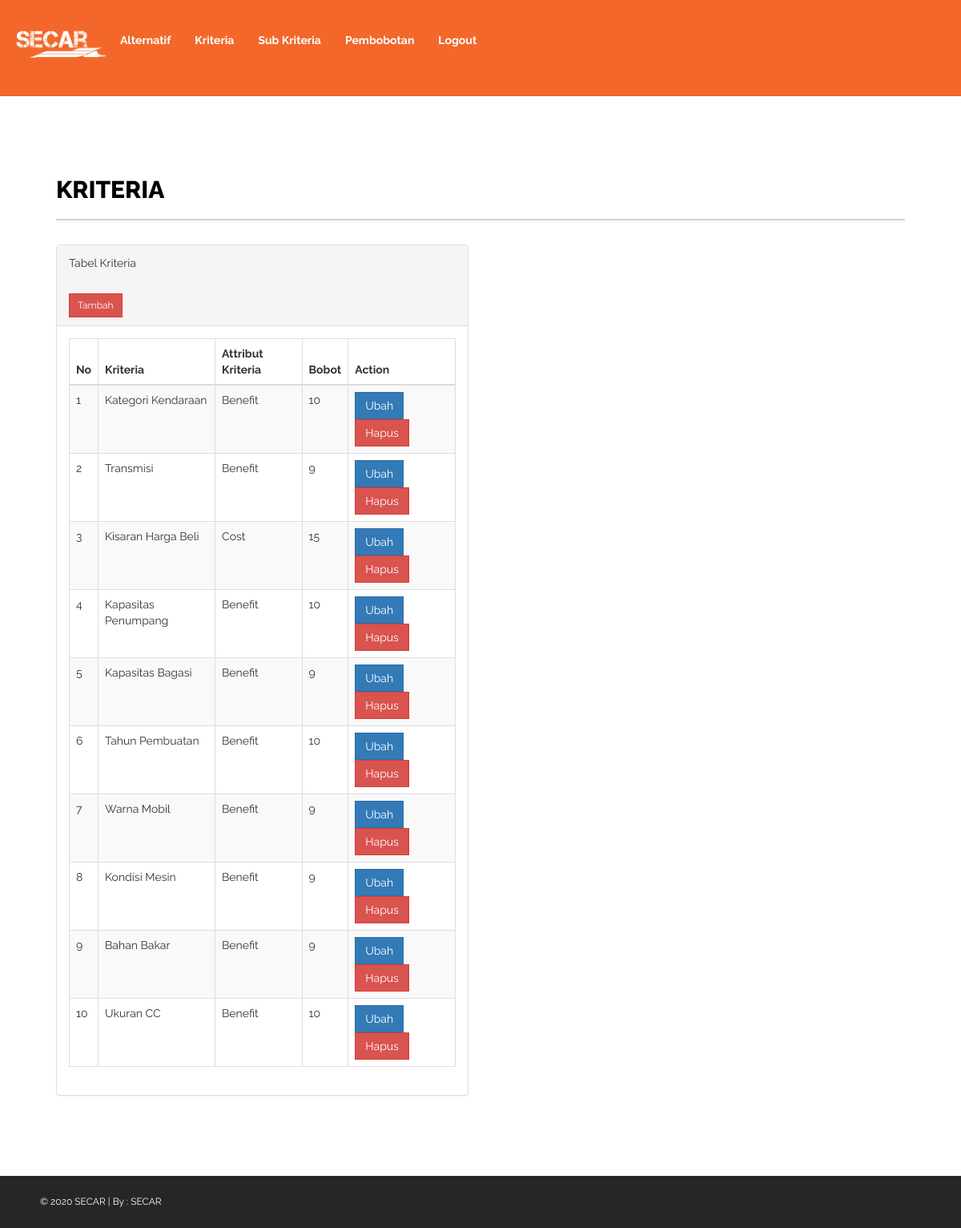
Page /kriteria.php on the committed database.
### tables this page shows
CREATE TABLE `kriteria` (
  `id_kriteria` int(11) NOT NULL,
  `Kriteria` varchar(50) NOT NULL,
  `attribut` varchar(50) NOT NULL,
  `Bobot` varchar(10) NOT NULL
);

### kriteria.php (the view, shortened to what this page needs)
<!DOCTYPE html>
<html xmlns="http://www.w3.org/1999/xhtml">
<head>
    <link rel="stylesheet" href="https://maxcdn.bootstrapcdn.com/bootstrap/3.4.0/css/bootstrap.min.css">
    <link href="assets/css/bootstrap.css" rel="stylesheet" />
    <link href="assets/css/font-awesome.css" rel="stylesheet" />
    <link href="assets/css/style.css" rel="stylesheet" />
</head>
<body>
<div class="container-fluid" style="background-color:  #F3672B;">
            <div class="navbar-header" style="background-color:  #F3672B;">
            <a href="#"><img  src="assets/img/secarputih.png" alt="" width="120px" height="120px"></a>
            </div>
            <ul class="nav navbar-nav">
                <br>
                <li><a href="alternatif.php" style="color: white;"> <b>Alternatif</b></a></li>
                <li><a href="kriteria.php" style="color: white;"> <b>Kriteria</b></a></li>
                <li><a href="subkriteria.php" style="color: white;"> <b>Sub Kriteria</b></a></li>
                <li><a href="normalisasi.php" style="color: white;"> <b>Pembobotan</b></a></li>
                <li><a href="logout.php"  style="color: white;"> <b>Logout</b></a></li>
            </ul>
        </div>
            <div id="page-inner" style="padding: 70px; ">
                <div class="row">
                    <div class="col-md-12">
                        <h1 class="page-head-line">Kriteria</h1>
                    </div>
                </div>
            <div class="row">
                <div class="col-md-6">
                    <div class="panel panel-default">
                        <div class="panel-heading">
                            Tabel Kriteria
                        &nbsp;&nbsp;&nbsp;&nbsp;&nbsp;&nbsp;&nbsp;&nbsp;&nbsp;&nbsp;&nbsp;&nbsp;&nbsp;&nbsp;&nbsp;&nbsp;&nbsp;&nbsp;&nbsp;&nbsp;&nbsp;&nbsp;&nbsp;&nbsp;&nbsp;&nbsp;&nbsp;&nbsp;&nbsp;&nbsp;&nbsp;&nbsp;&nbsp;&nbsp;&nbsp;&nbsp;&nbsp;&nbsp;&nbsp;&nbsp;&nbsp;&nbsp;&nbsp;&nbsp;&nbsp;&nbsp;&nbsp;&nbsp;&nbsp;&nbsp;&nbsp;&nbsp;&nbsp;&nbsp;&nbsp;&nbsp;&nbsp;&nbsp;&nbsp;&nbsp;&nbsp;&nbsp;&nbsp;&nbsp;&nbsp;&nbsp;&nbsp;&nbsp;&nbsp;&nbsp;&nbsp;&nbsp;&nbsp;&nbsp;&nbsp;&nbsp;&nbsp;&nbsp;&nbsp;&nbsp;&nbsp;&nbsp;&nbsp;&nbsp;&nbsp;&nbsp;&nbsp;&nbsp;&nbsp;&nbsp;&nbsp;&nbsp;&nbsp;&nbsp;&nbsp;&nbsp;&nbsp;&nbsp;&nbsp;&nbsp;&nbsp;&nbsp;&nbsp;&nbsp;&nbsp;&nbsp;&nbsp;&nbsp;&nbsp;&nbsp;&nbsp;&nbsp;&nbsp;&nbsp;&nbsp;&nbsp;&nbsp;&nbsp;&nbsp;&nbsp;&nbsp;&nbsp;&nbsp;&nbsp;&nbsp;&nbsp;&nbsp;&nbsp;&nbsp;&nbsp;&nbsp;&nbsp;&nbsp;
                        <a href="kriteria_tambah.php"><input type="submit" value="Tambah" class="btn btn-danger btn-sm"></a>
                        </div>
                        <div class="panel-body">
                            <div class="datatable table-responsive">
                                <table class="table table-striped table-bordered table-hover">
                                    <thead>
                                        <tr>
                                            <th>No</th>
                                            <th>Kriteria</th>
                                            <th>Attribut Kriteria</th>
                                            <th>Bobot</th>
                                            <th>Action</th>
                                        </tr>
                                    </thead>
                                    <tbody>
                                        <?php
                                        include "koneksi.php";
                                        $nomor = 0;
                                        $result = mysqli_query($connect,"SELECT * FROM kriteria") or die (mysqli_error($connect));
                                        while ($data = mysqli_fetch_array($result)) {
                                        ?>
                                            <tr>
                                                <td><?php echo $nomor=$nomor+1; ?></td>
                                                <td><?php echo $data['Kriteria']; ?></td>
                                                <td><?php echo $data['attribut']; ?></td>
                                                <td><?php echo $data['Bobot']; ?></td>
                                                <td>
                                                    <a href="kriteria_edit.php?id_kriteria=<?php echo $data['id_kriteria']; ?>" title="Edit"><button type="button" class="btn btn-primary">Ubah</button></a>
                                                    <a onclick="return confirm('Anda Yakin Akan Menghapus Data?');"
                        href="kriteria_hapus.php?id_kriteria=<?php echo $data['id_kriteria']; ?> "
                        title="Delete"><button type="button" class="btn btn-danger">Hapus</button></a>
                                                </td>
                                            </tr>
                                        <?php }
                                        ?>
                                    </tbody>
                                </table>
                            </div>
                        </div>
                    </div>
                    </div>
                </div>
        </div>
    <footer>
	&copy; 2020 SECAR | By : <a href="#" target="_blank">SECAR</a>
</footer>
</body>
</html>

### assets/css/style.css (style rules this page uses)
body { font-family: 'Raleway', sans-serif; line-height:25px; font-size:14px; }
#page-inner { width: 100%; margin: 10px 20px 10px 0px; background-color: #fff!important; padding: 10px; min-height: 800px; }
.page-head-line { font-size: 30px; text-transform: uppercase; color: #000; font-weight: 800; padding-bottom: 20px; border-bottom: 2px solid #d2d2d2; margin-bottom: 30px; }
.btn { border-radius:0px!important; -moz-border-radius:0px!important; -webkit-border-radius:0px!important; }
.navbar-header { background: #000000; }
footer { background-color:#262626; padding:20px 50px; color:#fff; font-size:12px; }
footer a { color:#fff; }

### rows in the picture
kriteria: Kriteria "Kategori Kendaraan", attribut "Benefit", Bobot "10"
kriteria: nomor "2", Kriteria "Transmisi", attribut "Benefit", Bobot "9"
kriteria: nomor "3", Kriteria "Kisaran Harga Beli", attribut "Cost", Bobot "15"
kriteria: nomor "4", Kriteria "Kapasitas Penumpang", attribut "Benefit", Bobot "10"
kriteria: nomor "5", Kriteria "Kapasitas Bagasi", attribut "Benefit", Bobot "9"
kriteria: nomor "6", Kriteria "Tahun Pembuatan", attribut "Benefit", Bobot "10"
kriteria: nomor "7", Kriteria "Warna Mobil", attribut "Benefit", Bobot "9"
kriteria: nomor "8", Kriteria "Kondisi Mesin", attribut "Benefit", Bobot "9"
kriteria: nomor "9", Kriteria "Bahan Bakar", attribut "Benefit", Bobot "9"
kriteria: nomor "10", Kriteria "Ukuran CC", attribut "Benefit", Bobot "10"
